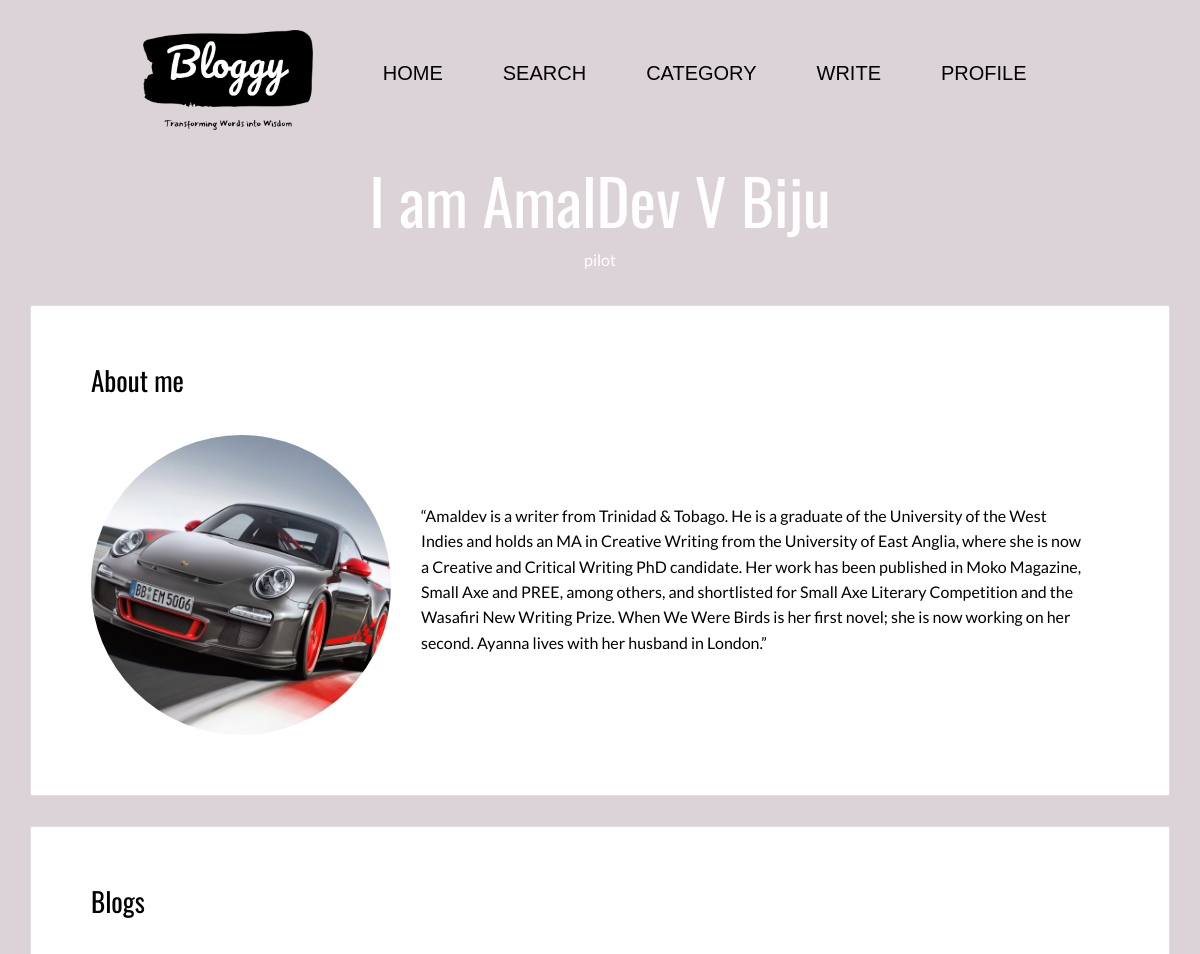
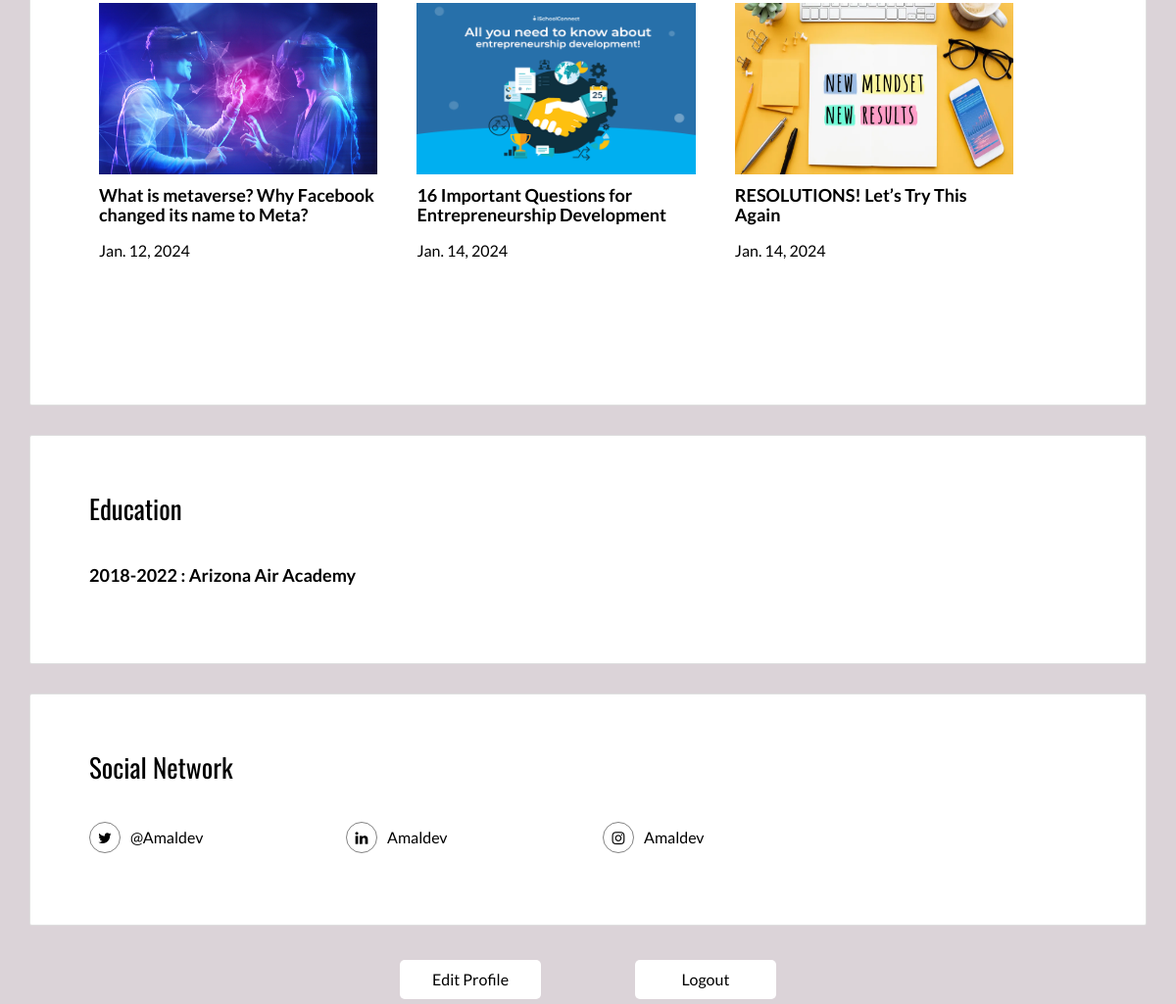
The page /Author/amaldev-v-biju (signed in) on the database its author committed (2 pictures, top to bottom).
### Base/models.py (models this page shows, shortened)
class Profile(models.Model):
    user=models.OneToOneField(User,on_delete=models.CASCADE)
    author=models.CharField(max_length=100)
    designation=models.CharField(max_length=100,null=True,blank=True)
    education=models.CharField(max_length=300,blank=True,null=True)
    profileimage=models.ImageField(upload_to='images',blank=True,default='avatar.png')
    bio=models.CharField(max_length=600,blank=True)
    slug=models.SlugField(null=True,blank=True)
    def __str__(self):
        return str(self.user)

class Blog(models.Model):
    category=models.ForeignKey(Category,on_delete=models.CASCADE,null=True,blank=True)
    title=models.CharField(max_length=500)
    author=models.ForeignKey(Profile,on_delete=models.CASCADE)
    body=RichTextField()
    tags=models.TextField(blank=True)
    image1=models.ImageField(upload_to='image',blank=True,null=True,default="default-blog.png")
    date=models.DateField(auto_now_add=True)
    upvote=models.ManyToManyField(User,symmetrical=False,blank=True,related_name="likes")
    downvote=models.ManyToManyField(User,symmetrical=False,blank=True,related_name="dislikes")
    slug=models.SlugField(max_length=250,null=True,blank=True)

### Base/views.py (the view)
# urls.py: path('Author/<slug:slug>',views.authorprofile,name="authorprofile"),
@login_required(login_url=login_user)
def authorprofile(request,slug):
    user=Profile.objects.get(slug=slug)
    blog=user.blog_set.all()
    context={
        'user':user,
        'blog':blog,
    }
    return render(request,"profile.html",context)

### template/profile.html (shortened to what this page needs)
    {% load static %}
    <link rel="stylesheet" href="{% static 'css/main.d8e0d294.css' %}">
<body>
{% block content %}
<div class="navbody" style="padding-top: 3rem;">
  <div class="logobox">
    <img src="{% static 'images/logo-black.png' %}" height="100px">
  </div>
  <div class="navigation">
    <ul>
      <a href="{% url 'home' %}">Home</a>
      <a href="{% url 'search' %}">Search</a>
      <a href="{% url 'category' %}">Category</a>
      <a href="{% url 'newblog' %}">write</a>
      <a href="{% url 'myprofile' %}">Profile</a>
    </ul>
  </div>
</div>
<main class="content-wrapper">
  <header class="white-text-container section-container">
    <div class="text-center">
      <h1>I am {{user.author}}</h1>
      <p>{{user.designation}}</p>
    </div>
  </header>
 <div class="container">
   <div class="row">
     <div class="col-xs-12">
        <div class="card">
          <div class="card-block">
            <h2>About me</h2>
            <div class="row">
              <div class="col-md-4">
                <img src="/{{user.profileimage}}" class="img-responsive imgsize" >
              </div>
              <div class="col-md-8 aboutdiv">
                  <p>{{user.bio}}</p>
              </div>
            </div>
          </div>
        </div>
        <div class="card">
          <div class="card-block">
            <h2>Blogs</h2>
            <div class="row">
            {% for blog in blog %}
              <div class="col-md-4 blogbody">
                <img src="/{{blog.image1}}" class="img-responsive" >
                <a href="{% url 'openblog' blog.slug %}"><h3 class="h5">{{blog.title}}</h3></a>
                <p>{{blog.date}}</p>
              </div>
            {% endfor %}
            </div>
          </div>
        </div>
        <div class="card">
          <div class="card-block">
            <h2>Education</h2>
            <div class="row">
              <div class="col-md-4">
                <div class="education-experience">
                  <h3 class="h5 date-title">{{user.education}}</h3>
                </div>
              </div>
            </div>
          </div>
        </div>
        <div class="card">
          <div class="card-block">
            <h2>Social Network</h2>
            <div class="row">
              <div class="col-md-3">
                <p class="social-buttons"><span class="social-round-icon fa-icon"><i class="fa fa-twitter"></i></span>@{{user}}</p>
              </div>
              <div class="col-md-3">
                <p class="social-buttons"><span class="social-round-icon fa-icon"><i class="fa fa-linkedin"></i></span>{{user}}</p>
              </div>
              <div class="col-md-3">
                <p class="social-buttons"><span class="social-round-icon fa-icon"><i class="fa fa-instagram"></i></span>{{user}}</p>
              </div>
            </div>
          </div>
        </div>
     </div>
   </div>
 </div>
<div class="profile-options">
  <a href="{% url 'edit-profile' %}">Edit Profile</a>
  <a href="{% url 'logout' %}">Logout</a>
</div>
</main>
{% endblock %}
</body>
</html>

### template/profile.html (style rules this page uses)
body { background-color:#dbd3d8; }
.blogbody { background-color: ; margin-left: 10px; height: 350px; width: 30%; text-overflow: clip; word-wrap: break-word; }
.blogbody img { height: 50%; width: 100%; }
.navbody { background-color: #dbd3d8 !important; }
.navigation { color: white !important; }

### rows shown on the page
Profile: author "AmalDev V Biju", designation "pilot", profileimage (picture), bio "“Amaldev is a writer from Trinidad & Tobago. He is a graduate of the University of the West Indies and holds an MA in Creative Writing from the University of East Anglia, where she is now a Creative and Critical Writing PhD candidate. Her work has been published in Moko Magazine, Small Axe and PREE, among others, and shortlisted for Small Axe Literary Competition and the Wasafiri New Writing Prize. When We Were Birds is her first novel; she is now working on her second. Ayanna lives with her husband in London.”", education "2018-2022 : Arizona Air Academy", user.username "Amaldev"
Blog: image1 (picture), title "What is metaverse? Why Facebook changed its name to Meta?", date "Jan. 12, 2024"
Blog: image1 (picture), title "16 Important Questions for Entrepreneurship Development", date "Jan. 14, 2024"
Blog: image1 (picture), title "RESOLUTIONS! Let’s Try This Again", date "Jan. 14, 2024"
